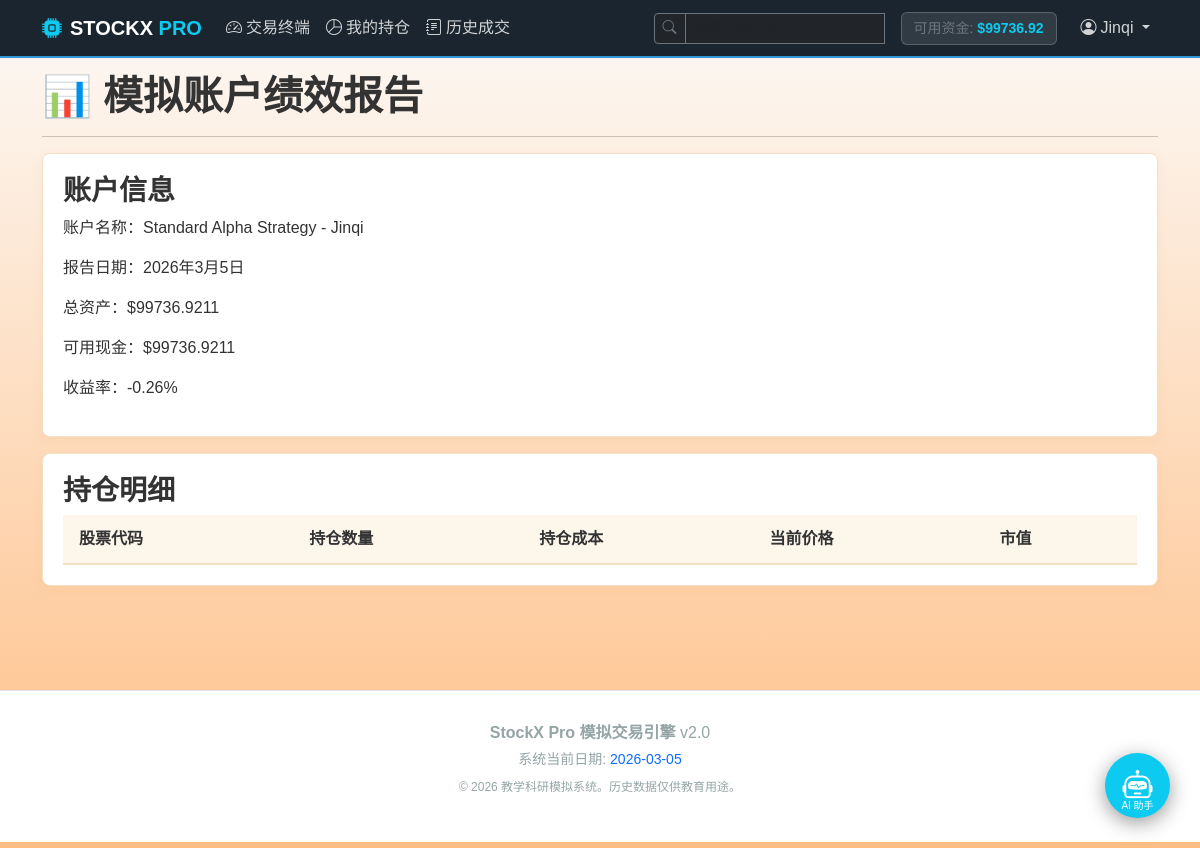
Screenshot of /simulation/report/ (signed in) with the database file from the repository.
### stock/models.py (models this page shows, shortened)
class Simulation(models.Model):
    class Status(models.TextChoices):
        ACTIVE = 'ACTIVE', 'Active'
        CLOSED = 'CLOSED', 'Closed'
    class Mode(models.TextChoices):
        LIVE = 'LIVE', 'Live Multiplayer'
        BACKTEST = 'BACKTEST', 'Private Backtest'
    class InvestmentStyle(models.TextChoices):
        CONSERVATIVE = 'CONSERVATIVE', '保守型'
        MODERATE = 'MODERATE', '稳健型'
        AGGRESSIVE = 'AGGRESSIVE', '激进型'
    user = models.ForeignKey(User, on_delete=models.CASCADE, related_name='simulations')
    name = models.CharField(max_length=100, default="我的投资组合")
    investment_style = models.CharField(
        max_length=20,
        choices=InvestmentStyle.choices,
        default=InvestmentStyle.MODERATE,
        verbose_name="投资风格"
    )
    start_date = models.DateField()
    current_virtual_date = models.DateField(default=timezone.now)
    initial_cash = models.DecimalField(max_digits=20, decimal_places=4)
    available_cash = models.DecimalField(max_digits=20, decimal_places=4, default=ZERO)
    status = models.CharField(max_length=10, choices=Status.choices, default=Status.ACTIVE)
    mode = models.CharField(max_length=10, choices=Mode.choices, default=Mode.LIVE)
    created_at = models.DateTimeField(auto_now_add=True)
    class Meta:
        constraints = [
            models.CheckConstraint(
                condition=Q(available_cash__gte=0),
                name='simulation_cash_non_negative_v2'
            )
        ]

class User(AbstractUser):
    ROLE_ADMIN = 'admin'
    ROLE_TRADER = 'trader'
    ROLE_CHOICES = [
        (ROLE_ADMIN, '管理员'),
        (ROLE_TRADER, '普通交易员'),
    ]
    gender = models.CharField(max_length=20, blank=True, null=True)
    account_balance = models.DecimalField(
        max_digits=20,
        decimal_places=4,
        default=Decimal('100000.0000')
    )
    role = models.CharField(
        max_length=10,
        choices=ROLE_CHOICES,
        default=ROLE_TRADER,
        verbose_name="用户角色"
    )

### stock/views.py (the view, shortened to what this page needs)
# urls.py: path("simulation/report/", views.simulation_performance, name="simulation_performance"),
@login_required
def simulation_performance(request, sim_id=None):
    sim = None
    if sim_id:
        try:
            sim = Simulation.objects.get(id=sim_id, user=request.user)
        except Simulation.DoesNotExist:
            pass
    if not sim:
        sim = Simulation.objects.filter(user=request.user).first()
        if not sim:
            return redirect('index')
    report_date = sim.current_virtual_date
    total_nav, mkt_val = calculate_nav_optimized(sim, report_date)
    raw_holdings = Simulation_Holding.objects.filter(sim=sim).exclude(quantity=0).select_related('symbol')
    processed_holdings = []
    profit_loss = total_nav - sim.initial_cash
    roi = (profit_loss / sim.initial_cash * 100) if sim.initial_cash > 0 else 0
    history = Simulation_NAV_History.objects.filter(sim=sim).order_by('record_date')
    return render(request, "stock/report.html", {
        "sim": sim,
        "holdings": processed_holdings,
        "nav_history": history,
        "stats": {
            "roi": round(roi, 2),
            "total_nav": total_nav,
            "cash": sim.available_cash,
            "report_date": report_date
        }
    })

### stock/templates/stock/report.html (shortened to what this page needs)
{% extends "stock/base.html" %}
{% load static %}
{% block body %}
<div class="container py-4 mt-5">
    <h1>📊 模拟账户绩效报告</h1>
    <hr>
    <div class="card mb-3">
        <div class="card-body">
            <h3>账户信息</h3>
            <p>账户名称：{{ sim.name }}</p>
            <p>报告日期：{{ stats.report_date }}</p>
            <p>总资产：${{ stats.total_nav }}</p>
            <p>可用现金：${{ stats.cash }}</p>
            <p>收益率：{{ stats.roi }}%</p>
        </div>
    </div>
    <div class="card">
        <div class="card-body">
            <h3>持仓明细</h3>
            <table class="table">
                <thead>
                    <tr>
                        <th>股票代码</th>
                        <th>持仓数量</th>
                        <th>持仓成本</th>
                        <th>当前价格</th>
                        <th>市值</th>
                    </tr>
                </thead>
            </table>
        </div>
    </div>
</div>
{% endblock %}

### stock/templates/stock/base.html (shortened to what this page needs)
{% load static %}
<!DOCTYPE html>
<html lang="zh-hans">
<head>
    <link href="https://cdn.jsdelivr.net/npm/bootstrap@5.3.0/dist/css/bootstrap.min.css" rel="stylesheet">
    <link rel="stylesheet" href="https://cdn.jsdelivr.net/npm/bootstrap-icons@1.10.0/font/bootstrap-icons.css">
    <link rel="stylesheet" href="{% static 'css/style.css' %}">
</head>
<body>
    <nav class="navbar navbar-expand-lg navbar-dark fixed-top mb-0" style="z-index: 1000;">
        <div class="container">
            <a class="navbar-brand d-flex align-items-center" href="{% url 'index' %}">
                <i class="bi bi-cpu-fill text-info me-2"></i>
                <span class="fw-bold letter-spacing-1">STOCKX <span class="text-info">PRO</span></span>
            </a>
            <div class="collapse navbar-collapse" id="navbarNav">
                <ul class="navbar-nav me-auto">
                    <li class="nav-item">
                        <a class="nav-link" href="{% url 'index' %}"><i class="bi bi-speedometer2 me-1"></i>交易终端</a>
                    </li>
                    {% if user.is_authenticated %}
                    <li class="nav-item">
                        <a class="nav-link" href="{% url 'portfolio' %}"><i class="bi bi-pie-chart me-1"></i>我的持仓</a>
                    </li>
                    <li class="nav-item">
                        <a class="nav-link" href="{% url 'transactions' %}"><i class="bi bi-journal-text me-1"></i>历史成交</a>
                    </li>
                    {% endif %}
                </ul>
                <div class="position-relative me-3">
                    <form action="{% url 'index' %}" method="get" class="m-0">
                        <div class="input-group input-group-sm">
                            <span class="input-group-text bg-dark border-secondary text-secondary">
                                <i class="bi bi-search"></i>
                            </span>
                            <input type="text"
                                   name="q"
                                   id="nav-search-input"
                                   class="form-control bg-dark text-white border-secondary"
                                   placeholder="搜索代码/公司..."
                                   style="width: 200px;"
                                   value="{{ request.GET.q|default:'' }}">
                        </div>
                    </form>
                </div>
                <div class="navbar-nav align-items-center">
                    {% if user.is_authenticated %}
                        <div class="balance-badge me-3 text-white small">
                            <span class="text-secondary">可用资金:</span>
                            <span class="fw-bold text-info">${{ sim.available_cash|floatformat:2 }}</span>
                        </div>
                        <div class="nav-item dropdown">
                            <a class="nav-link dropdown-toggle btn btn-sm btn-outline-secondary border-0" href="#" id="userDropdown" data-bs-toggle="dropdown">
                                <i class="bi bi-person-circle me-1"></i>{{ user.username }}
                            </a>
                        </div>
                    {% else %}
                        <a class="btn btn-outline-light btn-sm me-2" href="{% url 'login' %}">登录</a>
                        <a class="btn btn-info btn-sm" href="{% url 'register' %}">加入系统</a>
                    {% endif %}
                </div>
            </div>
        </div>
    </nav>
    <main>
        {% block body %}
        {% endblock %}
    </main>
    <footer class="footer">
        <div class="container text-center">
            <p class="mb-1"><strong>StockX Pro 模拟交易引擎</strong> v2.0</p>
            <p class="small mb-0">系统当前日期: <span class="text-primary">{{ sim.current_virtual_date|date:"Y-m-d" }}</span></p>
            <p class="x-small mt-2" style="font-size: 0.75rem;">© 2026 教学科研模拟系统。历史数据仅供教育用途。</p>
        </div>
    </footer>
<div id="ai-chat-bubble" onclick="toggleChat()" style="position: fixed; bottom: 30px; right: 30px; width: 65px; height: 65px; background: #0dcaf0; border-radius: 50%; display: flex; align-items: center; justify-content: center; color: white; cursor: pointer; box-shadow: 0 5px 20px rgba(0,0,0,0.4); z-index: 99999; transition: all 0.3s ease;">
    <i class="bi bi-robot" style="font-size: 30px;"></i>
    <span style="font-size: 10px; position: absolute; bottom: 5px;">AI 助手</span>
</div>
</body>
</html>

### stock/static/css/style.css (style rules this page uses)
:root { --bg-card: #ffffff; --border-light: #f3e0c4; --text-dark: #333333; --text-secondary: #777777; --theme-gold: #f7b46d; --theme-gold-light: #fdf6eb; --theme-dark: #231f1a; --glow-green: #2fa84f; --glow-red: #d93a3a; --glow-blue: #2d73b3; }
body { margin: 0; padding: 0; background: linear-gradient(to bottom, #fcfaf8 0%, #ffbe84 100%) no-repeat center center fixed; background-size: cover; color: var(--text-dark); font-family: 'Segoe UI', system-ui, sans-serif; line-height: 1.5; overflow-x: hidden; min-height: 100vh; }
.card { background: var(--bg-card); border: 1px solid var(--border-light); border-radius: 8px; color: var(--text-dark); transition: all 0.3s ease; box-shadow: 0 4px 12px rgba(220, 140, 60, 0.08); margin-bottom: 20px; }
.card-body { padding: 20px; }
.table { margin-bottom: 0; }
.table th { background: var(--theme-gold-light); font-weight: 600; color: var(--text-dark); padding: 12px 16px; border-bottom: 2px solid var(--border-light); border-top: none; }
h1, h2, h3, h4, h5, h6 { font-weight: 600; }

### stock/templates/stock/base.html (style rules this page uses)
:root { --primary-dark: #1a252f; --accent-blue: #3498db; --market-red: #e74c3c; --market-green: #2ecc71; }
body { background-color: #f8f9fa; font-family: 'PingFang SC', 'Microsoft YaHei', sans-serif; }
.navbar { background-color: var(--primary-dark); border-bottom: 2px solid var(--accent-blue); }
.nav-link { font-weight: 500; color: rgba(255,255,255,0.8) !important; }
.balance-badge { background: rgba(255,255,255,0.1); border: 1px solid rgba(255,255,255,0.2); padding: 5px 12px; border-radius: 6px; }
.footer { margin-top: 60px; padding: 30px 0; background: #fff; color: #95a5a6; border-top: 1px solid #dee2e6; }

### rows the page displays
Simulation: available_cash "99736.92", name "Standard Alpha Strategy - Jinqi", report_date "2026年3月5日", cash "99736.9211", current_virtual_date "2026-03-05"
User: username "Jinqi"

### other values shown
{{ stats.total_nav }} "99736.9211"
{{ stats.roi }} "-0.26"
